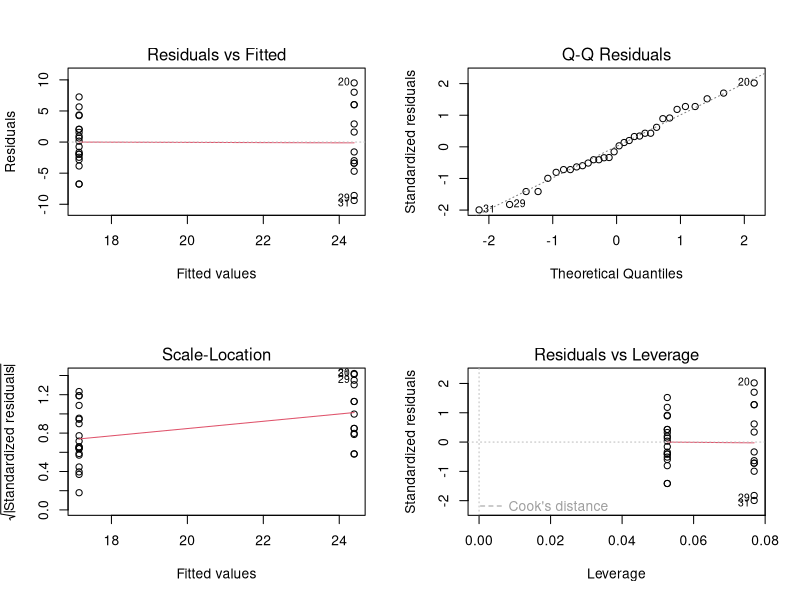
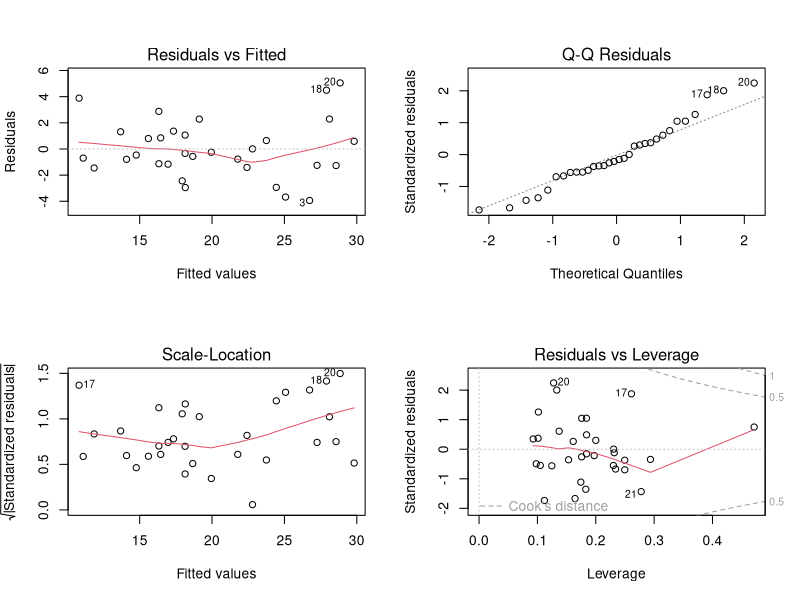

Recreate these plots in R, in order.
## ---- chunk 1
# Naser Ameen
# 3/11/2016
# Regression of mtcars to determine:
# 1. If automatic/manual transmission is a signifcant predictor of mpg?
# 2. What is the best model to predict mpg?

# Get required pacakges
library(dplyr)
library(ggplot2)
cars <-tbl_df(mtcars)
head(cars,5)
## ---- chunk 2
mpg   <- cars$mpg               # mpg Miles/(US) gallon - numerical
cyl   <- factor(cars$cyl)       # Number of cylinders - categorical
disp  <- cars$disp              # Displacement (cu.in.) - numerical
hp    <- cars$hp                # Gross horsepower - numerical
drat  <- cars$drat              # Rear axle ratio - numerical
wt    <- cars$wt                # Weight (1000 lbs or 1 ton) - numerical
qsec  <- cars$qsec              # 1/4 mile time -numerical
vs    <- cars$vs                # V/S -numerical
am    <- factor(cars$am)        # Transmission (0 = automatic, 1 = manual) - categorical
gear  <- factor(cars$gear)      # Number of forward gears - categorical
carb  <- factor(cars$carb)      # Number of carbureators -categorical
## ---- chunk 3
fit1 <- lm(mpg~am)
summary(fit1)
## ---- chunk 4
fit2 = lm(mpg~.,data=cars)
summary(fit2)
## ---- chunk 5
 mydf = data.frame(mpg=mpg, cyl=cyl, disp=disp, hp=hp, drat=drat, wt=wt, qsec=qsec, vs=vs, am=am, gear=gear, carb=carb)
fit3 = step(lm(mydf$mpg~.,data=mydf),direction = "backward")
## ---- chunk 6
coef(fit3)
## ---- chunk 7
summary(fit1)
## ---- chunk 8
par(mfrow=c(2,2))
plot(fit1)
## ---- chunk 9
summary(fit3)
## ---- chunk 10
par(mfrow=c(2,2))
plot(fit3)
## ---- chunk 11
cor_df <- data.frame(mpg=mpg,wt=wt,hp=hp,cyl=as.numeric(cyl))
cor(cor_df)
